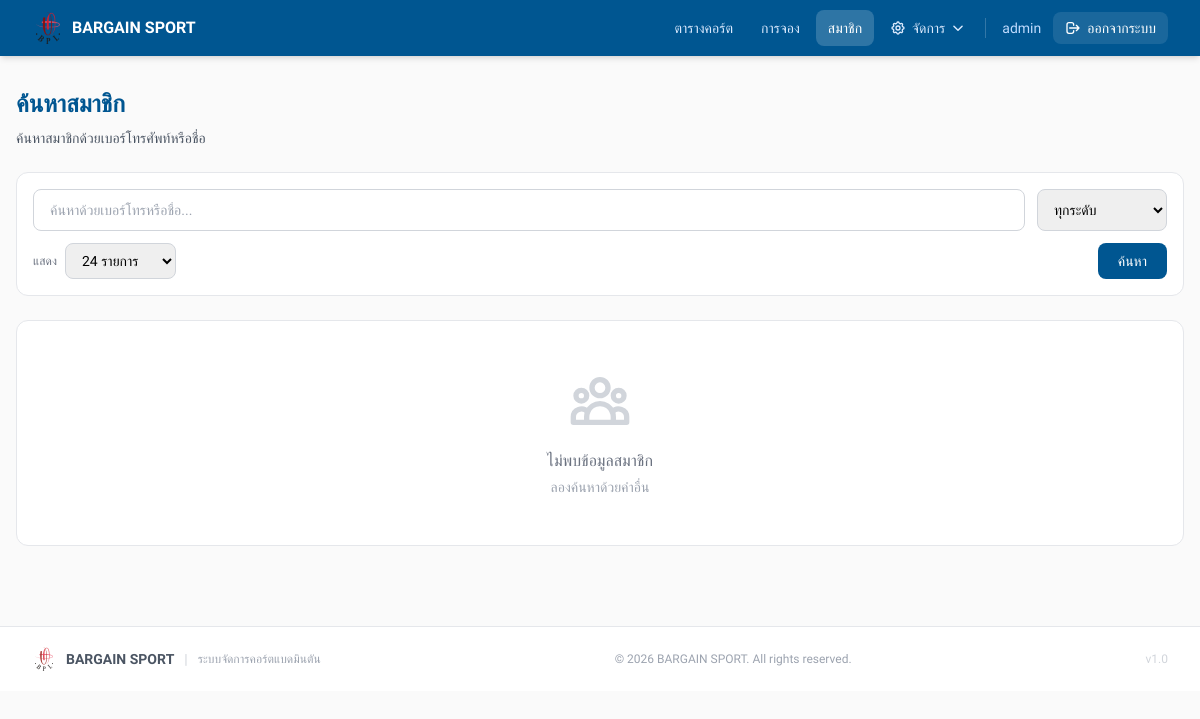
Page /members/search.php (signed in) on the earlier database version.
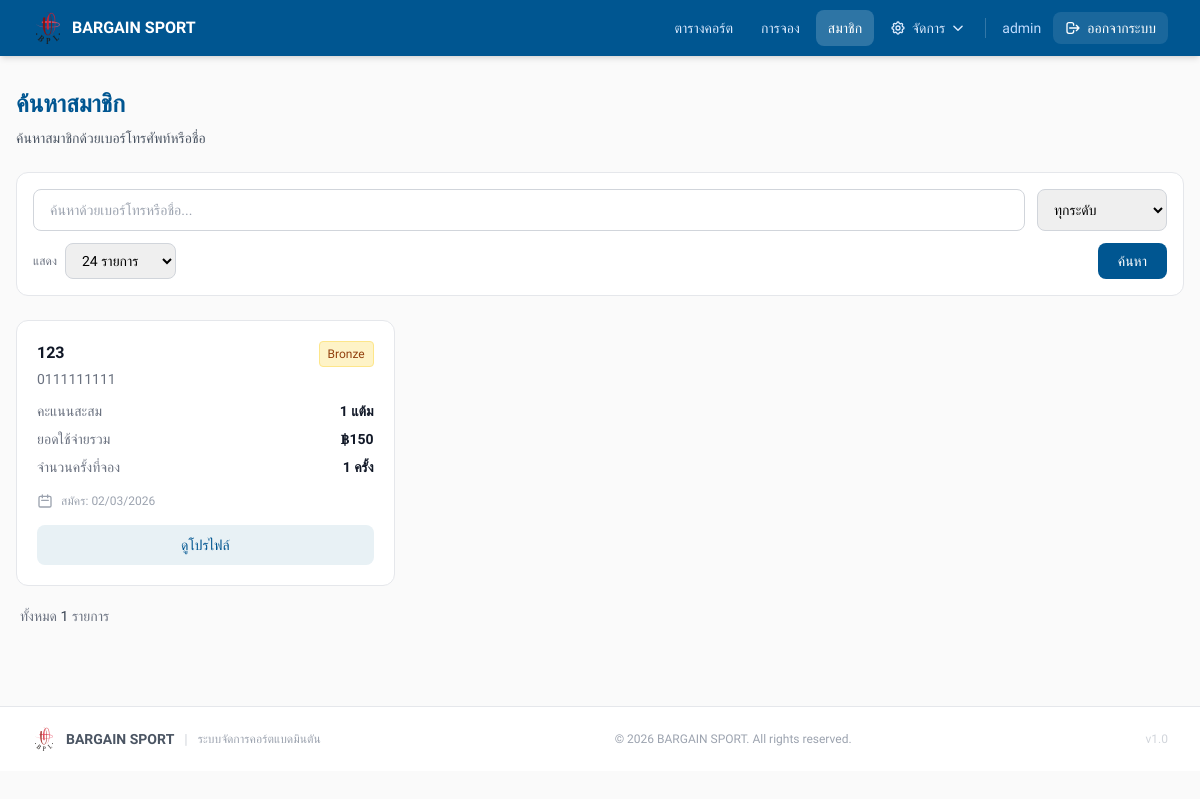
Same page on the later database version.
### tables this page shows
CREATE TABLE `members` (
  `id` int NOT NULL,
  `phone` varchar(10) NOT NULL,
  `name` varchar(100) NOT NULL,
  `email` varchar(100) DEFAULT NULL,
  `points` int DEFAULT '0',
  `total_bookings` int DEFAULT '0',
  `total_spent` decimal(10,2) DEFAULT '0.00',
  `member_level` enum('Bronze','Silver','Gold','Platinum') DEFAULT 'Bronze',
  `joined_date` datetime DEFAULT CURRENT_TIMESTAMP,
  `last_booking_date` datetime DEFAULT NULL,
  `birth_date` date DEFAULT NULL,
  `status` enum('active','inactive') DEFAULT 'active',
  `notes` text
);

### members/search.php (the view, shortened to what the changed rows need)
<?php
require_once __DIR__ . '/../config/db.php';
$per_page_raw = $_GET['per_page'] ?? '24';
$per_page = ($per_page_raw === 'all') ? 0 : (int) $per_page_raw;
$page = max(1, (int) ($_GET['page'] ?? 1));
$where = ['1=1'];
$params = [];
$whereClause = implode(' AND ', $where);
$cntStmt = $pdo->prepare("SELECT COUNT(*) FROM members WHERE $whereClause");
$cntStmt->execute($params);
$totalRecords = (int) $cntStmt->fetchColumn();
$totalPages = 1;
$offset = 0;
if ($per_page > 0) {
    $totalPages = max(1, (int) ceil($totalRecords / $per_page));
    $page = min($page, $totalPages);
    $offset = ($page - 1) * $per_page;
}
$sql = "SELECT id, phone, name, email, points, total_bookings, total_spent,
               member_level, joined_date, last_booking_date, status
        FROM members WHERE $whereClause ORDER BY total_spent DESC, joined_date DESC";
if ($per_page > 0)
    $sql .= " LIMIT $per_page OFFSET $offset";
$stmt = $pdo->prepare($sql);
$stmt->execute($params);
$members = $stmt->fetchAll();
$levelColors = [
    'Bronze' => ['bg' => 'bg-amber-100', 'text' => 'text-amber-800', 'border' => 'border-amber-200'],
    'Silver' => ['bg' => 'bg-gray-100', 'text' => 'text-gray-800', 'border' => 'border-gray-300'],
    'Gold' => ['bg' => 'bg-yellow-100', 'text' => 'text-yellow-800', 'border' => 'border-yellow-300'],
    'Platinum' => ['bg' => 'bg-blue-100', 'text' => 'text-blue-800', 'border' => 'border-blue-300']
];
?>
<!doctype html>
<html lang="th">
<head>
    <script src="https://cdn.tailwindcss.com"></script>
</head>
<body style="background:#FAFAFA;" class="min-h-screen">
    <div class="max-w-7xl mx-auto px-4 py-8">
        <div class="mb-6">
            <h1 style="color:#005691;" class="text-2xl font-bold mb-2">ค้นหาสมาชิก</h1>
        </div>
        <?php if (count($members) === 0): ?>
            <div class="bg-white rounded-xl border border-gray-200 p-12 text-center">
                <p class="text-gray-500">ไม่พบข้อมูลสมาชิก</p>
                <p class="text-sm text-gray-400 mt-1">ลองค้นหาด้วยคำอื่น</p>
            </div>
        <?php else: ?>
            <div class="grid grid-cols-1 md:grid-cols-2 lg:grid-cols-3 gap-4">
                <?php foreach ($members as $member): ?>
                    <?php
                    $colors = $levelColors[$member['member_level']] ?? $levelColors['Bronze'];
                    ?>
                    <div class="bg-white rounded-xl border border-gray-200 p-5 hover:shadow-md transition-shadow">
                        <div class="flex items-start justify-between mb-3">
                            <div class="flex-1">
                                <h3 class="font-semibold text-gray-900 mb-1"><?= htmlspecialchars($member['name']) ?></h3>
                                <p class="text-sm text-gray-500"><?= htmlspecialchars($member['phone']) ?></p>
                            </div>
                            <span
                                class="<?= $colors['bg'] ?> <?= $colors['text'] ?> <?= $colors['border'] ?> border px-2 py-1 rounded text-xs font-medium">
                                <?= htmlspecialchars($member['member_level']) ?>
                            </span>
                        </div>
                        <div class="space-y-2 mb-4">
                            <div class="flex justify-between text-sm">
                                <span class="text-gray-500">คะแนนสะสม</span>
                                <span class="font-semibold text-gray-900"><?= number_format($member['points']) ?> แต้ม</span>
                            </div>
                            <div class="flex justify-between text-sm">
                                <span class="text-gray-500">ยอดใช้จ่ายรวม</span>
                                <span
                                    class="font-semibold text-gray-900">฿<?= number_format($member['total_spent'], 0) ?></span>
                            </div>
                            <div class="flex justify-between text-sm">
                                <span class="text-gray-500">จำนวนครั้งที่จอง</span>
                                <span class="font-semibold text-gray-900"><?= number_format($member['total_bookings']) ?>
                                    ครั้ง</span>
                            </div>
                        </div>
                        <div class="flex items-center gap-2 text-xs text-gray-400 mb-4">
                            <svg class="w-4 h-4" fill="none" stroke="currentColor" viewBox="0 0 24 24">
                                <path stroke-linecap="round" stroke-linejoin="round" stroke-width="2"
                                    d="M8 7V3m8 4V3m-9 8h10M5 21h14a2 2 0 002-2V7a2 2 0 00-2-2H5a2 2 0 00-2 2v12a2 2 0 002 2z" />
                            </svg>
                            <span>สมัคร: <?= date('d/m/Y', strtotime($member['joined_date'])) ?></span>
                        </div>
                        <a href="/members/profile.php?id=<?= $member['id'] ?>" style="background:#E8F1F5; color:#005691;"
                            class="block w-full py-2.5 text-center text-sm font-medium rounded-lg hover:opacity-80 transition-opacity">
                            ดูโปรไฟล์
                        </a>
                    </div>
                <?php endforeach; ?>
            </div>
        <?php endif; ?>
        <?php include __DIR__ . '/../includes/pagination.php'; ?>
    </div>
</body>
</html>

### includes/pagination.php (shortened to what the changed rows need)
<?php
if (!isset($page, $totalPages, $totalRecords, $per_page) || $totalRecords == 0) return;
$showFrom = $per_page > 0 ? (($page - 1) * $per_page + 1)           : 1;
$showTo   = $per_page > 0 ? min($page * $per_page, $totalRecords)    : $totalRecords;
?>
<div class="mt-5 flex flex-col sm:flex-row justify-between items-center gap-3 px-1">
  <p class="text-sm text-gray-500 order-2 sm:order-1">
    <?php if ($per_page > 0 && $totalPages > 1): ?>
      แสดง <span class="font-medium text-gray-700"><?= number_format($showFrom) ?></span>–<span class="font-medium text-gray-700"><?= number_format($showTo) ?></span>
      จาก <span class="font-medium text-gray-700"><?= number_format($totalRecords) ?></span> รายการ
      <span class="text-gray-400">(หน้า <?= $page ?>/<?= $totalPages ?>)</span>
    <?php else: ?>
      ทั้งหมด <span class="font-medium text-gray-700"><?= number_format($totalRecords) ?></span> รายการ
    <?php endif; ?>
  </p>
</div>

Differences in the rows shown:
added members: name "123", phone "0111111111", member_level "Bronze", points "1", total_spent "150", total_bookings "1", joined_date "02/03/2026"
Other differences:
$totalRecords: (not shown) → "1"
text no longer shown: "ไม่พบข้อมูลสมาชิก ลองค้นหาด้วยคำอื่น"
text now shown: "ทั้งหมด รายการ"
